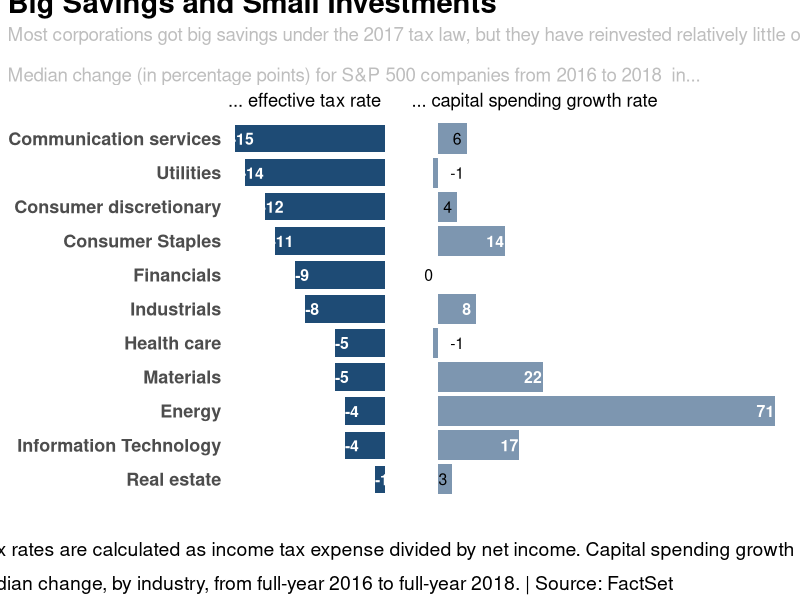

This figure's R source:
## ---- chunk 1
knitr::opts_chunk$set(collapse = TRUE, message=FALSE, warning=FALSE)
## ---- chunk 2
library(dplyr)
library(ggplot2)
library(cowplot)

heads <- c("Communication services", "Utilities", "Consumer discretionary", "Consumer Staples", "Financials", "Industrials", "Health care", "Materials", "Energy", "Information Technology", "Real estate")

savings_investment_data <- data.frame(
  heads = rep(heads,2),
  by = c(rep("... effective tax rate",11),rep("... capital spending growth rate",11)),
  value = Reduce(c,list(
    etr = c(-15, -14, -12, -11, -9, -8, -5, -5, -4, -4, -1), 
    csgr= c(6, -1, 4, 14, 0, 8, -1, 22, 71, 17, 3)
  )),
  stringsAsFactors = FALSE
)
savings_investment_data$by <- factor(x = savings_investment_data$by, levels = c("... effective tax rate","... capital spending growth rate"))
savings_investment_data$heads <- factor(x = savings_investment_data$heads, levels = rev(heads))

dataetr <- dplyr::filter(savings_investment_data, by == "... effective tax rate")

datacsgr <- dplyr::filter(savings_investment_data, by == "... capital spending growth rate") %>% mutate(
  position = ifelse(value>=8, value-2, value+1),
  position = ifelse(value<0, value+5, value-2),
  face = ifelse(value>=8, "bold", "plain"),
  color = ifelse(value>=8, "white", "black")
)

# credit @ https://stackoverflow.com/questions/50973713/ggplot2-creating-themed-title-subtitle-with-cowplot
draw_label_theme <- function(label, theme = NULL, element = "text", ...) {
  if (is.null(theme)) {
    theme <- ggplot2::theme_get()
  }
  if (!element %in% names(theme)) {
    stop("Element must be a valid ggplot theme element name")
  }

  elements <- ggplot2::calc_element(element, theme)

  cowplot::draw_label(label, 
                      fontfamily = elements$family,
                      fontface = elements$face,
                      colour = elements$color,
                      size = elements$size,
                      ...
  )
}
## ---- chunk 3
# Left half of plot
plhs <- ggplot(data = dataetr) +
  geom_col(aes(x = heads, y = value), fill = "#1E4B75", width = 0.8) +
  geom_text(color = "white", aes(x = heads, y = value + 0.7, label = value), fontface = "bold",
            size = 4) +
  coord_flip() +
  theme_classic() +
  theme(
    legend.position="none",
    axis.line = element_blank(),
    axis.text.x = element_blank(),
    axis.text.y = element_text(face = "bold", size = 13),
    axis.ticks = element_blank()
  ) +
labs(
  x = NULL, y = NULL, title = "... effective tax rate"
  )

# Right half of plot
prhs <- ggplot(data = datacsgr) +
  geom_col(aes(x = heads, y = value), fill = "#7D96B0", width = 0.9) +
  geom_text(aes(x = heads, y = position, label = value), size = 4, fontface = datacsgr$face,
            color = datacsgr$color) +
  coord_flip() +
  theme_classic() +
theme(
  legend.position="none",
  axis.line = element_blank(),
  axis.text = element_blank(),
  axis.ticks = element_blank()
) +
labs(
  x = NULL, y = NULL, title = "... capital spending growth rate"
  )

# adding side by side using cowplot
plot_row_gg <- plot_grid(plhs, prhs)

# adidng title and subtitle which will be appended using cowplot
title_gg <- ggplot() + 
  labs(title = "Big Savings and Small Investments", 
       subtitle = "Most corporations got big savings under the 2017 tax law, but they have reinvested relatively little of that money in capital spendings\n\nMedian change (in percentage points) for S&P 500 companies from 2016 to 2018  in...") +
  theme_classic() +
  theme(
    legend.position="none",
    axis.line = element_blank(),
    axis.text = element_blank(),
    axis.ticks = element_blank(),
    plot.title = element_text(size = 21, face = "bold"),
    plot.subtitle = element_text(size = 13.5, face = "plain", colour = "grey")
  )
  
with_title <- plot_grid(title_gg, plot_row_gg, ncol = 1, rel_heights = c(0.2, 1))


p1 <- add_sub(plot = with_title,"\nNotes: Effective tax rates are calculated as income tax expense divided by net income. Capital spending growth rate is year-over-year change in capital expenditure.",hjust = 0.40,size = 14)
p2 <- add_sub(p1,"All figures are median change, by industry, from full-year 2016 to full-year 2018. | Source: FactSet",hjust = 0.67, size = 14)
ggdraw(p2)
